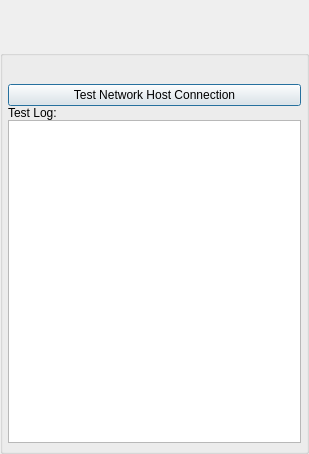
<?xml version="1.0" encoding="UTF-8"?>
<ui version="4.0">
 <class>NetworkHostTestUi</class>
 <widget class="QDialog" name="NetworkHostTestUi">
  <property name="windowModality">
   <enum>Qt::ApplicationModal</enum>
  </property>
  <property name="geometry">
   <rect>
    <x>0</x>
    <y>0</y>
    <width>309</width>
    <height>454</height>
   </rect>
  </property>
  <property name="windowTitle">
   <string>Network Host Test</string>
  </property>
  <property name="windowOpacity">
   <double>1.000000000000000</double>
  </property>
  <property name="toolTip">
   <string/>
  </property>
  <layout class="QVBoxLayout" name="verticalLayout">
   <property name="spacing">
    <number>0</number>
   </property>
   <property name="leftMargin">
    <number>0</number>
   </property>
   <property name="topMargin">
    <number>0</number>
   </property>
   <property name="rightMargin">
    <number>0</number>
   </property>
   <property name="bottomMargin">
    <number>0</number>
   </property>
   <item>
    <widget class="TitleBarWidget" name="m_TitleBarWidget" native="true">
     <property name="sizePolicy">
      <sizepolicy hsizetype="Preferred" vsizetype="Preferred">
       <horstretch>0</horstretch>
       <verstretch>0</verstretch>
      </sizepolicy>
     </property>
     <property name="minimumSize">
      <size>
       <width>0</width>
       <height>50</height>
      </size>
     </property>
     <property name="maximumSize">
      <size>
       <width>16777215</width>
       <height>103</height>
      </size>
     </property>
    </widget>
   </item>
   <item>
    <widget class="QGroupBox" name="DialogItemsGroupBox">
     <property name="minimumSize">
      <size>
       <width>0</width>
       <height>0</height>
      </size>
     </property>
     <property name="title">
      <string/>
     </property>
     <layout class="QGridLayout" name="gridLayout">
      <property name="leftMargin">
       <number>5</number>
      </property>
      <property name="topMargin">
       <number>0</number>
      </property>
      <property name="rightMargin">
       <number>5</number>
      </property>
      <property name="bottomMargin">
       <number>8</number>
      </property>
      <property name="spacing">
       <number>0</number>
      </property>
      <item row="4" column="0">
       <widget class="QLabel" name="m_LogLabel">
        <property name="text">
         <string>Test Log:</string>
        </property>
       </widget>
      </item>
      <item row="2" column="0">
       <widget class="QPushButton" name="m_RunTestButton">
        <property name="text">
         <string>Test Network Host Connection</string>
        </property>
       </widget>
      </item>
      <item row="0" column="0">
       <widget class="QLabel" name="m_StatusLabel">
        <property name="text">
         <string notr="true"/>
        </property>
       </widget>
      </item>
      <item row="5" column="0">
       <widget class="QTextEdit" name="m_LogEdit"/>
      </item>
      <item row="1" column="0">
       <widget class="QLabel" name="m_NodeUrlLabel">
        <property name="text">
         <string notr="true"/>
        </property>
       </widget>
      </item>
     </layout>
    </widget>
   </item>
   <item>
    <widget class="BottomBarWidget" name="m_BottomBarWidget" native="true">
     <property name="sizePolicy">
      <sizepolicy hsizetype="Expanding" vsizetype="Minimum">
       <horstretch>0</horstretch>
       <verstretch>0</verstretch>
      </sizepolicy>
     </property>
     <property name="minimumSize">
      <size>
       <width>30</width>
       <height>0</height>
      </size>
     </property>
     <property name="autoFillBackground">
      <bool>true</bool>
     </property>
    </widget>
   </item>
  </layout>
 </widget>
 <customwidgets>
  <customwidget>
   <class>TitleBarWidget</class>
   <extends>QWidget</extends>
   <header>TitleBarWidget.h</header>
   <container>1</container>
  </customwidget>
  <customwidget>
   <class>BottomBarWidget</class>
   <extends>QWidget</extends>
   <header location="global">BottomBarWidget.h</header>
   <container>1</container>
  </customwidget>
 </customwidgets>
 <resources/>
 <connections/>
</ui>
